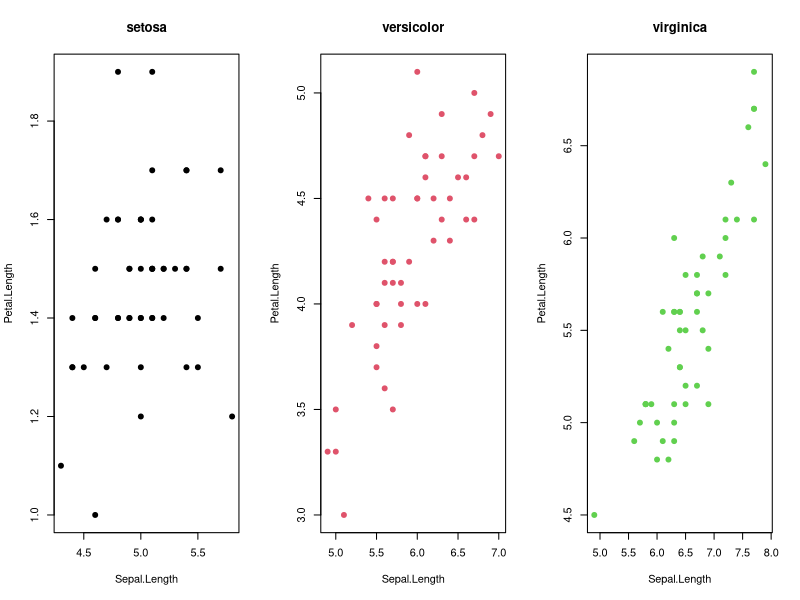

This figure's R source: (Note: this script raises an error after producing the figure.)
## ---- chunk 1
library(knitr)
opts_chunk$set(tidy.opts=list(width.cutoff=60),tidy=TRUE)
## ---- chunk 2
sapply(1:5, function(x) x*2)
## ---- chunk 3
lapply(1:5, function(x) x*2)
## ---- chunk 4
var=c(1,2,3)
sapply(1:10, function(x) x*var)
## ---- chunk 5
iris.list=split(iris, iris$Species)
iris.list
## ---- chunk 6
lapply(iris.list, function(x) anova(lm(Petal.Length~Sepal.Length, data=x)))
## ---- chunk 7
par(mfrow=c(1,3))
plot(Petal.Length~Sepal.Length, data=iris.list[[1]], pch=19, col=1, main="setosa")
plot(Petal.Length~Sepal.Length, data=iris.list[[2]], pch=19, col=2, main="versicolor")
plot(Petal.Length~Sepal.Length, data=iris.list[[3]], pch=19, col=3, main="virginica")
## ---- chunk 8
fac=c(rep("A", 4), rep("B", 4), rep("C", 4))
num=1:12
dat=data.frame(num, fac)
dat
## ---- chunk 9
tapply(dat$num, list(dat$fac), sum)
aggregate(num, list(fac=fac), sum)
## ---- chunk 10
m=matrix(1:20, nrow=5, byrow=TRUE) 
m
apply(m,1,sum) #sum the rows
apply(m,2,sum) #sum the columns

## ---- chunk 11
apply(m,c(1,2),function(x) x^2)
## ---- chunk 12
a=array(1:60, dim=c(5, 4, 3)) 
apply(a, 1, sum)
apply(a, 2, sum)
apply(a, 3, sum)
apply(a, c(1,2), sum)
## ---- chunk 13
for (i in 1:5) print(i*2)
## ---- chunk 14
times=5 
v=numeric(length=times)
for (i in 1:times) v[i]=i*2
v
## ---- chunk 15
set.seed(2)
times=5
m=matrix(nrow=times, ncol=10)
for (i in 1:times){
m[i,]=sample(1:10, 10, replace=F)
}
m
## ---- chunk 16
set.seed(2)
r1=rnorm(100)
r2=rnorm(100)
test=cor.test(r1, r2)
test
## ---- chunk 17
times=10000
set.seed(2)
results=vector(length=times)
cor.coefs=vector(length=times)
for(i in 1:times){
r1=rnorm(100)
r2=rnorm(100)
test=cor.test(r1,r2)
p=test$p.value
results[i]=p<=0.05
}
sum(results+0)
## ---- chunk 18
sample(1:10, 5, replace=F) #5 random numbers between 1 and 10
## ---- chunk 19
set.seed(2) #you can put whatever number inside set.seed()
sample(1:10, 5, replace=F) #5 random numbers between 1 and 10s
## ---- chunk 20
set.seed(2)
sample(1:10, 10, replace=F) #10 random numbers between 1 and 10
## ---- chunk 21
sample(1:10, 11, replace=F) #11 random numbers between 1 and 10
## ---- chunk 22
set.seed(2)
sample(1:10, 10, replace=T) #10 random numbers between 1 and 10
## ---- chunk 23
set.seed(2)
rn=rnorm(10, mean=0, sd=1)
rn
## ---- chunk 24
set.seed(2)
hist(rnorm(1000, mean=0, sd=1), freq=F)
## ---- chunk 25
set.seed(2)
runif(10, min=0, max=1)
hist(runif(1000, min=0, max=1), freq=F)
## ---- chunk 26
set.seed(2)
coin=rbinom(100, 1, prob=0.5) #100 trials of a single flip of the coin
coin
table(coin) #generate a table of results
sum(coin)/length(coin) #calculate probability of 1
## ---- chunk 27
set.seed(2)
flip=100
coin4=rbinom(100, 1, prob=0.25)
table(coin4)
## ---- chunk 28
set.seed(2)
flips=100
coin2=rbinom(10, flips, prob=0.5)
coin2
